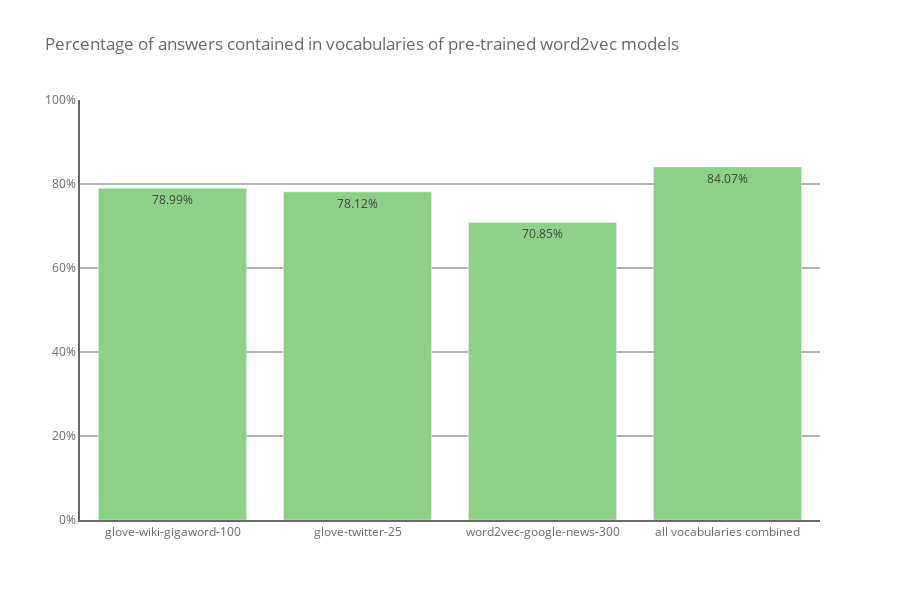

Notebook code cell kept with this figure:
### Code cell
labels = [  'glove-wiki-gigaword-100',
            'glove-twitter-25',
            'word2vec-google-news-300',
            'all vocabularies combined' 
            ]
values = [  df['wiki'].value_counts(normalize=True)[1], 
            df['twitter'].value_counts(normalize=True)[1],
            df['google'].value_counts(normalize=True)[1],
            (df['twitter'] 
             | df['google'] 
             | df['wiki']).value_counts(normalize=True)[1]]

fig = go.Figure()
trace = go.Bar( x=labels, 
                y=values,
                text=values,
                textposition='auto',
                texttemplate='%{text:0.2%}', 
                marker_color=GREEN, 
                )

fig.add_trace(trace)

fig.update_layout(width=900, 
                  height=600,
                  plot_bgcolor='white', 
                  title = 'Percentage of answers contained in vocabularies of pre-trained word2vec models', 
                  font_color = GREY
                  )

fig.update_yaxes(showline=True, linewidth=2, linecolor=GREY, gridcolor=GREY, range=[0,1],tickformat=".0%")
fig.update_xaxes(showline=True, linewidth=2, linecolor=GREY, showgrid=False)
fig.show()

### Figure 1 — Plotly figure (JSON) as saved in the notebook; plotly's stock layout.template omitted (floating-point values rounded to 4 significant figures)
{"data": [{"marker": {"color": "#8CD186"}, "text": ["0.7899070263639194", "0.7811723615514166", "0.7084838525189491", "0.8407078685035437"], "textposition": "auto", "texttemplate": "%{text:0.2%}", "type": "bar", "x": ["glove-wiki-gigaword-100", "glove-twitter-25", "word2vec-google-news-300", "all vocabularies combined"], "y": [0.7899, 0.7812, 0.7085, 0.8407]}], "layout": {"font": {"color": "#696969"}, "height": 600, "plot_bgcolor": "white", "title": {"text": "Percentage of answers contained in vocabularies of pre-trained word2vec models"}, "width": 900, "xaxis": {"linecolor": "#696969", "linewidth": 2, "showgrid": false, "showline": true}, "yaxis": {"gridcolor": "#696969", "linecolor": "#696969", "linewidth": 2, "range": [0, 1], "showline": true, "tickformat": ".0%"}}}
